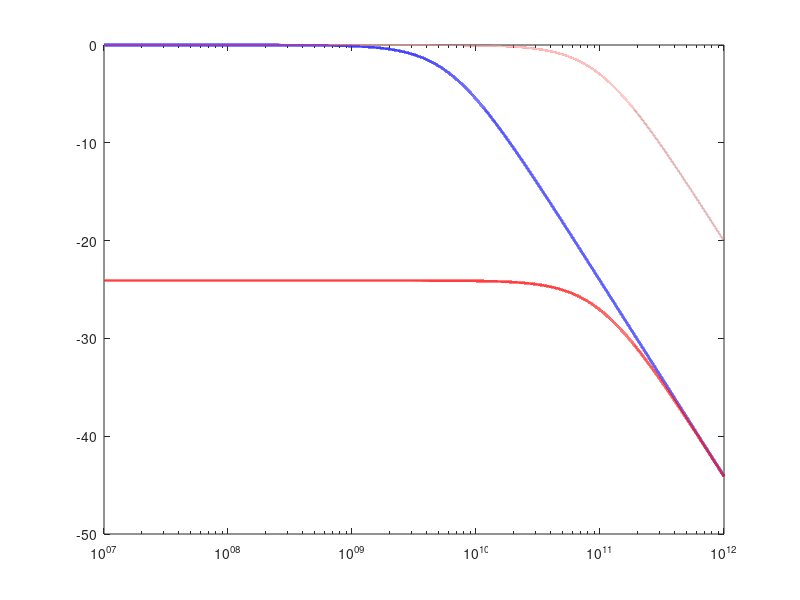

Recreate this plot in MATLAB. (Note: this script raises an error after producing the figure.)
% PIN-PS Loss-to-Bandwidth Equalizer Simulation
% Input: Maximum Tolerable Insertion Loss
% Output: Achieved Bandwidth and RC Components

clear; clc; close all;

%% 1. Device Parameters (Extracted from CHARGE)
C_F = 0.3471e-12;   % Intrinsic Capacitance (F)
R_F = 10.55e3;      % Parallel Resistance (Ohms)
R_S = 23.31;        % Series Resistance (Ohms) - Assuming you fix the doping!
R_drv = 50;         % Driver Impedance (Ohms)

%% 2. System Bandwidth & Equalizer Design
target_IL_dB = 24.08; % Enter your MAXIMUM allowable insertion loss (e.g., -12 dB)

% Calculate the required Bandwidth Extension Factor (eta) from Loss
eta = 10^(target_IL_dB / 20); 

% Calculate raw system bandwidth
f3dB_raw = 1 / (2 * pi * (R_S + R_drv) * C_F);

% Calculate the Achieved Bandwidth
f_achieved = f3dB_raw * eta;

% Calculate the physical Equalizer components
C_E = C_F / eta;    % Equalizer Capacitance (Eq 11)
R_E = R_F * eta;    % Equalizer Resistance (Eq 12)

%% 3. Frequency Array (10 MHz to 1 THz)
f = logspace(7, 12, 100000); 
w = 2 * pi * f;

%% 4. S21 (Electro-Optic Bandwidth) Calculations
% Raw Device S21
H_raw = 1 ./ (1 + 1i * w .* C_F .* (R_S + R_drv));
S21_raw_abs = 20 * log10(abs(H_raw));

% Equalized System S21
H_eq = (1/eta) ./ (1 + 1i * w .* C_E .* (R_S + R_drv));
S21_eq_abs = 20 * log10(abs(H_eq));
S21_eq_norm = S21_eq_abs - S21_eq_abs(1); 

%% 5. Plotting the S21 Graph
figure('Name', 'Loss-Driven Equalizer Design', 'Color', 'w', 'Position', [100, 100, 800, 500]);

semilogx(f, S21_raw_abs,'Color', 'b', 'LineWidth', 2); hold on;
semilogx(f, S21_eq_abs, 'Color', 'r', 'LineWidth', 2);
semilogx(f, S21_eq_norm, '--','Color', '#c0504d','LineWidth', 1.5); 

yline(-3, 'k:', 'LineWidth', 1.5, 'Label', '-3 dB Bandwidth Limit', 'LabelHorizontalAlignment', 'left');
xline(f3dB_raw, ':', 'color', '#1b3b6f', 'LineWidth', 1);
xline(f_achieved, 'r:', 'LineWidth', 1);

grid on;
xlabel('Frequency (Hz)', 'FontSize', 12, 'FontWeight', 'bold');
ylabel('E-O Response (dB)', 'FontSize', 12, 'FontWeight', 'bold');
legend(sprintf('Raw Device (f_{3dB}=%.2f GHz)',f3dB_raw/1e9), ...
       sprintf('Equalized (f_{3dB}=%.2f GHz, \\eta=%.2f)', f_achieved / 1e9, eta), ...
       'Equalized (Normalized to 0 dB)', ...
       'Location', 'southwest');
xlim([1e7 1e12]); 
ylim([-35 5]);

%% 6. Console Output for INTERCONNECT
fprintf('\n--- Power Budget Analysis ---\n');
fprintf('Maximum Tolerable Loss: %.2f dB\n', target_IL_dB);
fprintf('Calculated Eta: %.2f\n', eta);
fprintf('Raw Device f_3dB: %.2f GHz\n', f3dB_raw / 1e9);
fprintf('ACHIEVED SYSTEM BANDWIDTH: %.2f GHz\n\n', f_achieved / 1e9);

fprintf('--- Required INTERCONNECT Equalizer Values ---\n');
fprintf('Equalizer Resistor (R_E): %.2f kOhms\n', R_E / 1e3);
fprintf('Equalizer Capacitor (C_E): %.4f pF\n', C_E * 1e12);
